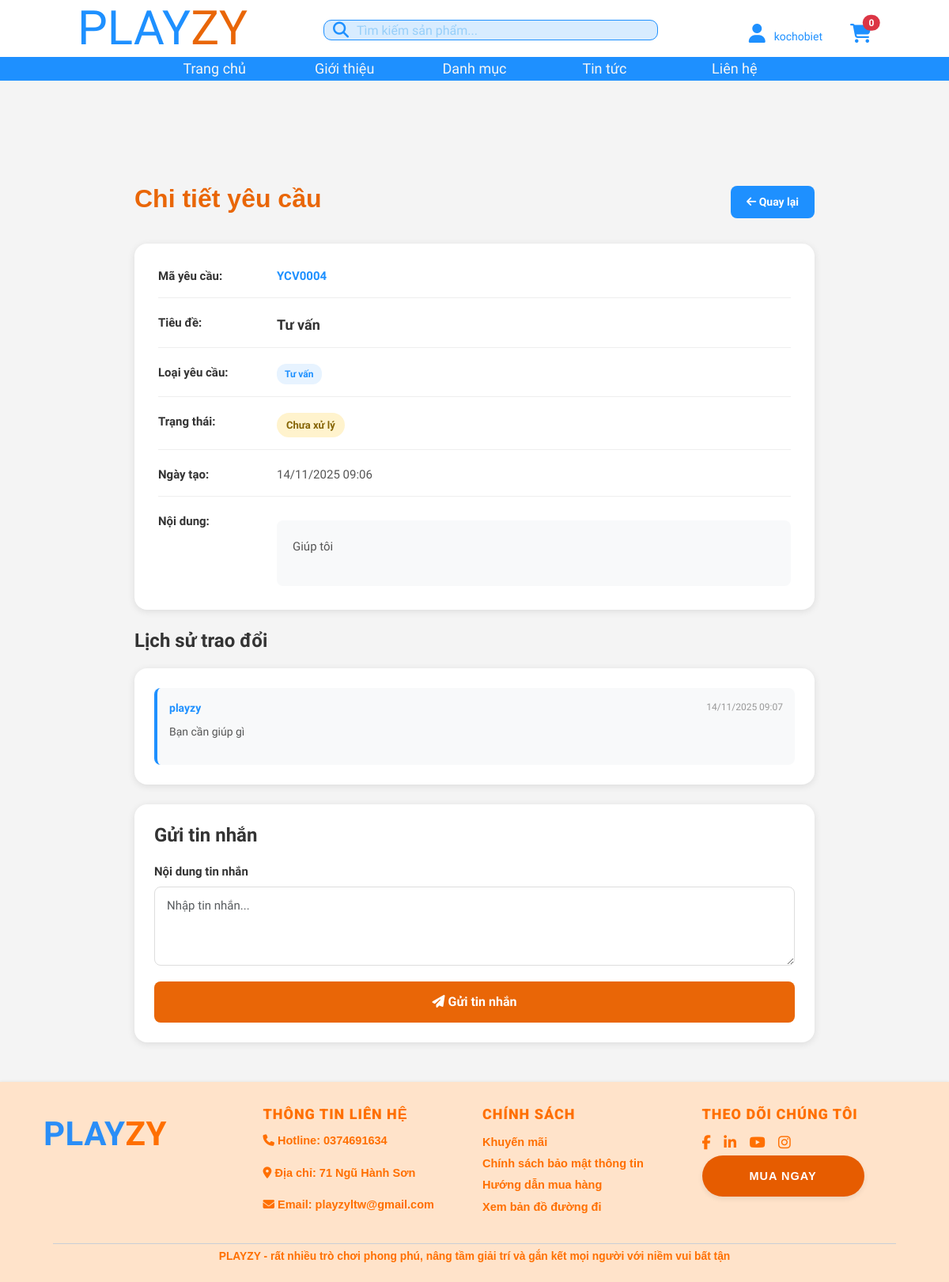
The app's page /hotro/chi-tiet/4/ (signed in) with its own data.
### Hotro/models.py (models this page shows, shortened)
class YeuCauHoTro(models.Model):
    TRANG_THAI_LUA_CHON = (
        ('cho_xu_ly', 'Chưa xử lý'),
        ('dang_xu_ly', 'Đang xử lý'),
        ('da_xu_ly', 'Đã xử lý'),
        ('dong', 'Đóng'),
    )
    LOAI_YEU_CAU = (
        ('tu_van', 'Tư vấn'),
        ('khieu_nai', 'Khiếu nại'),
        ('ho_tro', 'Hỗ trợ'),
    )
    ma_yeu_cau = models.CharField(max_length=20, unique=True, blank=True, verbose_name="Mã yêu cầu")
    khach_hang = models.ForeignKey(
        User,
        on_delete=models.CASCADE,
        related_name='yeu_cau_ho_tro',
        verbose_name="Khách hàng"
    )
    nguoi_ban = models.ForeignKey(
        User,
        on_delete=models.SET_NULL,
        null=True,
        blank=True,
        related_name='yeu_cau_duoc_giao',
        verbose_name="Người xử lý"
    )
    ten_san_pham = models.CharField(max_length=255, blank=True, verbose_name="Tên sản phẩm")
    loai_yeu_cau = models.CharField(max_length=30, choices=LOAI_YEU_CAU, default='tu_van', verbose_name="Loại yêu cầu")
    tieu_de = models.CharField(max_length=255, verbose_name="Tiêu đề")
    noi_dung = models.TextField(blank=True, verbose_name="Nội dung")
    trang_thai = models.CharField(max_length=20, choices=TRANG_THAI_LUA_CHON, default='cho_xu_ly', verbose_name="Trạng thái")
    ngay_tao = models.DateTimeField(auto_now_add=True, verbose_name="Ngày tạo")
    cap_nhat_luc = models.DateTimeField(auto_now=True, verbose_name="Cập nhật lúc")
    muc_do_uu_tien = models.IntegerField(default=3, verbose_name="Mức độ ưu tiên")  # 1–cao → 5–thấp
    class Meta:
        ordering = ['-ngay_tao']
        verbose_name = "Yêu cầu hỗ trợ"
        verbose_name_plural = "Danh sách yêu cầu hỗ trợ"

class TinNhanHoTro(models.Model):
    yeu_cau = models.ForeignKey(YeuCauHoTro, on_delete=models.CASCADE, related_name='tin_nhan', verbose_name="Yêu cầu")
    nguoi_gui = models.ForeignKey(User, on_delete=models.SET_NULL, null=True, verbose_name="Người gửi")
    noi_dung = models.TextField(verbose_name="Nội dung")
    ngay_tao = models.DateTimeField(auto_now_add=True, verbose_name="Ngày tạo")
    noi_bo = models.BooleanField(default=False, verbose_name="Ghi chú nội bộ")  # tin nội bộ
    class Meta:
        ordering = ['ngay_tao']
        verbose_name = "Tin nhắn hỗ trợ"
        verbose_name_plural = "Tin nhắn hỗ trợ"

### Hotro/views.py (the view)
# urls.py: path('chi-tiet/<int:pk>/', views.chi_tiet_yeu_cau, name='chi_tiet_yeu_cau'),
@login_required
def chi_tiet_yeu_cau(request, pk):
    yc = get_object_or_404(YeuCauHoTro, pk=pk)
    if request.user != yc.khach_hang and not request.user.is_staff and not la_nguoi_ban(request.user):
        if not (la_nguoi_ban(request.user) and yc.nguoi_ban == request.user):
            messages.error(request, "Bạn không có quyền xem yêu cầu này.")
            return redirect('Hotro:yeu_cau_cua_toi')
    if request.method == 'POST':
        form = TinNhanHoTroForm(request.POST)
        if form.is_valid():
            tn = form.save(commit=False)
            tn.nguoi_gui = request.user
            tn.yeu_cau = yc
            tn.save()
            if yc.trang_thai == 'cho_xu_ly':
                yc.trang_thai = 'dang_xu_ly'
                yc.save(update_fields=['trang_thai'])
            return redirect(reverse('Hotro:chi_tiet_yeu_cau', args=[yc.pk]))
    else:
        form = TinNhanHoTroForm()
    return render(request, 'Hotro/chi_tiet.html', {'yeu_cau': yc, 'form': form})

### Hotro/forms.py
class TinNhanHoTroForm(forms.ModelForm):
    class Meta:
        model = TinNhanHoTro
        fields = ['noi_dung']
        widgets = {
            'noi_dung': forms.Textarea(attrs={
                'class': 'form-control',
                'rows': 3,
                'placeholder': 'Nhập tin nhắn...'
            }),
        }

### Hotro/templates/hotro/chi_tiet.html (shortened to what this page needs)
{% extends "base.html" %}
{% load static %}
{% block content %}
<div class="request-detail-container">
    <div class="page-header">
        <h1 class="page-title">Chi tiết yêu cầu</h1>
        <a href="{% url 'Hotro:yeu_cau_cua_toi' %}" class="back-btn">
            <i class="fa-solid fa-arrow-left"></i> Quay lại
        </a>
    </div>
    <div class="request-info-card">
        <div class="info-row">
            <div class="info-label">Mã yêu cầu:</div>
            <div class="info-value">
                <strong style="color: #1E90FF;">{{ yeu_cau.ma_yeu_cau|default:"Đang tạo..." }}</strong>
            </div>
        </div>
        <div class="info-row">
            <div class="info-label">Tiêu đề:</div>
            <div class="info-value">
                <strong style="color: #333; font-size: 18px;">{{ yeu_cau.tieu_de }}</strong>
            </div>
        </div>
        <div class="info-row">
            <div class="info-label">Loại yêu cầu:</div>
            <div class="info-value">
                <span class="type-badge">{{ yeu_cau.get_loai_yeu_cau_display }}</span>
            </div>
        </div>
        <div class="info-row">
            <div class="info-label">Trạng thái:</div>
            <div class="info-value">
                {% if yeu_cau.trang_thai == 'cho_xu_ly' %}
                    <span class="status-badge status-cho-xu-ly">{{ yeu_cau.get_trang_thai_display }}</span>
                {% elif yeu_cau.trang_thai == 'dang_xu_ly' %}
                    <span class="status-badge status-dang-xu-ly">{{ yeu_cau.get_trang_thai_display }}</span>
                {% elif yeu_cau.trang_thai == 'da_xu_ly' %}
                    <span class="status-badge status-da-xu-ly">{{ yeu_cau.get_trang_thai_display }}</span>
                {% elif yeu_cau.trang_thai == 'dong' %}
                    <span class="status-badge status-dong">{{ yeu_cau.get_trang_thai_display }}</span>
                {% else %}
                    <span class="status-badge">{{ yeu_cau.get_trang_thai_display }}</span>
                {% endif %}
            </div>
        </div>
        <div class="info-row">
            <div class="info-label">Ngày tạo:</div>
            <div class="info-value">{{ yeu_cau.ngay_tao|date:"d/m/Y H:i" }}</div>
        </div>
        {% if yeu_cau.noi_dung %}
        <div class="info-row">
            <div class="info-label">Nội dung:</div>
            <div class="info-value">
                <div class="content-box">{{ yeu_cau.noi_dung|linebreaks }}</div>
            </div>
        </div>
        {% endif %}
    </div>
    <div class="messages-section">
        <h2 style="font-size: 24px; font-weight: 700; color: #333; margin-bottom: 20px;">
            Lịch sử trao đổi
        </h2>
        <div class="messages-card">
            {% if yeu_cau.tin_nhan.all %}
                {% for tn in yeu_cau.tin_nhan.all %}
                <div class="message-item">
                    <div class="message-header">
                        <span class="message-sender">
                            {% if tn.nguoi_gui %}
                                {{ tn.nguoi_gui.username }}
                            {% else %}
                                Hệ thống
                            {% endif %}
                        </span>
                        <span class="message-date">{{ tn.ngay_tao|date:"d/m/Y H:i" }}</span>
                    </div>
                    <div class="message-content">{{ tn.noi_dung|linebreaks }}</div>
                </div>
                {% endfor %}
            {% else %}
                <div class="empty-messages">
                    <i class="fa-solid fa-comments" style="font-size: 48px; color: #ddd; margin-bottom: 15px;"></i>
                    <p>Chưa có tin nhắn nào</p>
                </div>
            {% endif %}
        </div>
    </div>
    <div class="send-message-card">
        <h2 style="font-size: 24px; font-weight: 700; color: #333; margin-bottom: 20px;">
            Gửi tin nhắn
        </h2>
        <form method="post">
            <div class="form-group">
                <label for="{{ form.noi_dung.id_for_label }}">Nội dung tin nhắn</label>
                {{ form.noi_dung }}
            </div>
            <button type="submit" class="submit-btn">
                <i class="fa-solid fa-paper-plane"></i> Gửi tin nhắn
            </button>
        </form>
    </div>
</div>
{% endblock %}

### templates/base.html (shortened to what this page needs)
{% load static %}
<!DOCTYPE html>
<html lang="vi">
<head>
    <link href="https://cdn.jsdelivr.net/npm/bootstrap@5.3.3/dist/css/bootstrap.min.css" rel="stylesheet">
    <link rel="stylesheet" href="https://cdnjs.cloudflare.com/ajax/libs/font-awesome/6.5.2/css/all.min.css" />
</head>
<body>
<div class="header-container">
    <form action="{% url 'Sanpham:trang_danh_muc' %}" method="GET" class="search-form">
        <button type="submit">
            <i class="fa-solid fa-magnifying-glass"></i>
        </button>
        <input type="text" name="q" placeholder="Tìm kiếm sản phẩm..." value="{{ query|default:'' }}">
    </form>
    <div class="nav-bar">
        <a href="{% url 'home' %}" {% if request.resolver_match.url_name == 'home' %}class="active"{% endif %}>Trang chủ</a>
        <a href="{% url 'gioi_thieu' %}" {% if request.resolver_match.url_name == 'gioi_thieu' %}class="active"{% endif %}>Giới thiệu</a>
        <a href="{% url 'Sanpham:trang_danh_muc' %}" {% if request.resolver_match.url_name == 'trang_danh_muc' %}class="active"{% endif %}>Danh mục</a>
        <a href="{% url 'Tintuc:trang_tintuc' %}" {% if request.resolver_match.url_name == 'trang_tintuc' %}class="active"{% endif %}>Tin tức</a>
        <a href="{% url 'Lienhe:cau_hoi' %}" {% if request.resolver_match.url_name == 'cau_hoi' %}class="active"{% endif %}>Liên hệ</a>
    </div>
    <div class="user-icons">
        {% if user.is_authenticated %}
    <div class="dropdown">
                <a href="#" class="text-decoration-none" role="button" id="userDropdownLink"
                   data-bs-toggle="dropdown" aria-expanded="false"
                   style="font-size: 24px; color: #1E90FF;">
                    <i class="fa-solid fa-user"></i>
                    <span style="font-size: 14px; margin-left: 5px; color: #1E90FF;">{{ user.username }}</span>
                </a>
            </div>
        {% endif %}
        <div class="dropdown" style="margin-left: 15px;">
        <a href="{% url 'Muahang:giohang' %}"
           class="position-relative text-decoration-none"
           role="button"
           id="cartDropdownLink"
           data-bs-toggle="dropdown"
           aria-expanded="false"
           style="font-size: 24px; color: #1E90FF;">
            <i class="fa-solid fa-cart-shopping"></i>
            <span id="cart-count" class="badge bg-danger position-absolute top-0 start-100 translate-middle rounded-pill"
                  style="font-size: 12px;">
                {{ cart_total_items|default:0 }}
            </span>
        </a>
    </div>
</div>
    <a href="{% url 'home' %}" class="logo-text">
        <span class="logo-play">PLAY</span><span class="logo-zy">ZY</span>
    </a>
</div>
<main>
    {% block content %}
    {% endblock %}
</main>
<footer>
    <div class="footer">
        <div class="footer-container">
            <div class="footer-column">
                <div class="logo"><span>PLAY</span>ZY</div>
            </div>
            <div class="footer-column">
                <h3>THÔNG TIN LIÊN HỆ</h3>
                <p><i class="fa-solid fa-phone"></i> <b>Hotline:</b> 0374691634</p>
                <p><i class="fa-solid fa-location-dot"></i> <b>Địa chỉ:</b> 71 Ngũ Hành Sơn</p>
                <p><i class="fa-solid fa-envelope"></i> <b>Email:</b> <a href="mailto:playzyltw@gmail.com">playzyltw@gmail.com</a></p>
            </div>
            <div class="footer-column">
                <h3>CHÍNH SÁCH</h3>
                <a href="#">Khuyến mãi</a><br>
                <a href="{% url 'chinh_sach_bao_mat' %}">Chính sách bảo mật thông tin</a><br>
                <a href="#">Hướng dẫn mua hàng</a><br>
                <a href="#">Xem bản đồ đường đi</a>
            </div>
            <div class="footer-column">
                <h3>THEO DÕI CHÚNG TÔI</h3>
                <div class="social-icons">
                    <a href="#"><i class="fab fa-facebook-f"></i></a>
                    <a href="#"><i class="fab fa-linkedin-in"></i></a>
                    <a href="#"><i class="fab fa-youtube"></i></a>
                    <a href="#"><i class="fab fa-instagram"></i></a>
                </div>
                <a href="{% url 'Sanpham:trang_danh_muc' %}" class="buy-btn">MUA NGAY</a>
            </div>
        </div>
        <div class="footer-bottom">
            <hr>
            <p>PLAYZY - rất nhiều trò chơi phong phú, nâng tầm giải trí và gắn kết mọi người với niềm vui bất tận</p>
        </div>
    </div>
</footer>
</body>
</html>

### templates/base.html (style rules this page uses)
* { margin: 0; padding: 0; box-sizing: border-box; }
body { padding-top: 102px; font-family: 'Baloo Bhai', sans-serif; background-color: #f4f4f4; display: flex; flex-direction: column; min-height: 100vh; color: #4b2c20; }
main { flex: 1; }
.header-container { width: 100%; height: 102px; position: fixed; top: 0; left: 0; background: #fff; z-index: 1000; border-bottom: 1px solid #ddd; }
.search-form { padding-left: 12px; padding-right: 12px; left: 409px; top: 25px; position: absolute; background: rgba(141.97, 199.24, 255, 0.34); border-radius: 10px; outline: 1px #1E90FF solid; outline-offset: -1px; justify-content: flex-start; align-items: center; gap: 10px; display: inline-flex; }
.search-form input { width: 369px; height: 26px; border: none; background: transparent; outline: none; color: #1E90FF; font-size: 16px; font-family: 'Baloo Bhai', sans-serif; }
.search-form input::placeholder { color: rgba(17, 149.60, 238, 0.33); }
.search-form button { background: none; border: none; cursor: pointer; padding: 0; display: flex; align-items: center; justify-content: center; }
.search-form .fa-magnifying-glass { font-size: 20px; color: #1E90FF; }
.nav-bar { width: 100%; height: 30px; padding: 0 189px; box-sizing: border-box; left: 0px; top: 72px; position: absolute; background: #1E90FF; justify-content: space-between; align-items: center; display: inline-flex; }
.nav-bar a { flex-grow: 1; width: 187px; height: 30px; text-align: center; line-height: 30px; color: #F5F5F5; font-size: 18px; font-family: 'Baloo Bhai', sans-serif; font-weight: 400; text-decoration: none; }
.logo-text { width: 136px; height: 72px; left: 98px; top: 0px; position: absolute; font-family: 'Jersey 20', sans-serif; font-size: 60px; line-height: 72px; text-decoration: none; }
.logo-play { color: #1E90FF; }
.logo-zy { color: #E96607; }
.user-icons { position: absolute; right: 98px; top: 25px; display: flex; gap: 20px; align-items: center; }
.user-icons a { font-size: 24px; color: #1E90FF; text-decoration: none; }
footer { background-color: #ffe3ca; color: #ff6f00; padding: 25px 0 5px 0; margin-top: auto; box-shadow: 0 -1px 3px rgba(0, 0, 0, 0.05); font-family: "Arial", sans-serif; }
.footer { max-width: 1150px; margin: 0 auto; padding: 0 20px; }
.footer-container { display: flex; justify-content: space-between; align-items: flex-start; flex-wrap: wrap; padding-bottom: 10px; }
.footer-column { flex: 1; min-width: 220px; margin: 5px 10px; line-height: 1.7; }
.footer-column .logo { font-size: 42px; font-weight: 800; color: #ff6f00; letter-spacing: 0.5px; font-family: 'Jersey 20', sans-serif; }
.footer-column .logo span { color: #2a8ef7; }
footer h3 { color: #ff6f00; font-weight: 800; text-transform: uppercase; margin-bottom: 10px; letter-spacing: 1px; font-family: 'Roboto', sans-serif; font-weight: 900; font-size: 18px; }
.footer-column p, .footer-column a { font-size: 14.5px; color: #ff6f00; font-weight: 600; text-decoration: none; font-family: "Arial", sans-serif; }
.social-icons a { color: #ff6f00; margin-right: 12px; font-size: 18px; transition: 0.3s; }
.buy-btn { display: inline-block; background: #e65c00; color: #ffffff !important; font-size: 17px; font-weight: 800; padding: 14px 60px; border-radius: 80px; text-decoration: none; text-align: center; letter-spacing: 1px; border: none; box-shadow: 0 3px 6px rgba(0,0,0,0.08); transition: all 0.25s ease; }
.footer-bottom { text-align: center; margin-top: 5px; }
.footer-bottom hr { border: none; border-top: 1.2px solid #2a8ef7; width: 96%; margin: 0 auto 6px auto; }
.footer-bottom p { font-size: 13.8px; font-weight: 700; color: #ff6f00; }

### records on screen
YeuCauHoTro: ma_yeu_cau "YCV0004", tieu_de "Tư vấn", loai_yeu_cau "Tư vấn", trang_thai "Chưa xử lý", ngay_tao "14/11/2025 09:06", noi_dung "Giúp tôi"
TinNhanHoTro: nguoi_gui.username "playzy", ngay_tao "14/11/2025 09:07", noi_dung "Bạn cần giúp gì"

### other values on screen
{{ user.username }} "kochobiet"
{{ cart_total_items|default:0 }} "0"
